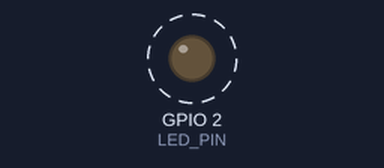
Recording of a sketch running on a simulated ESP32. On the bench: output pins drawn as LEDs (lit = HIGH). Dashed ring = blinking. Nothing arrives over Bluetooth unless stated; a phone connects over Bluetooth LE 3 s after start; what the sketch prints to the serial monitor is not drawn.

Above: at 0.16 s.
Timing chart, 0 to 3.0 s (numbered marks = the images above):
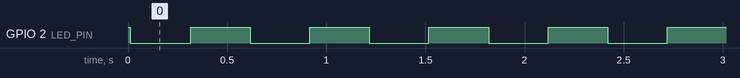

Measured:
- by itself, GPIO 2 (LED_PIN): alternates HIGH for 0.30 s and LOW for 0.30 s

The sketch:

esp32_beacon.ino
```cpp
/*
 * ============================================================================
 * PROJETO PONTO CERTO - FACI WYDEN (Belém/PA)
 * Disciplina: Aplic. de Cloud, IoT e Indústria 4.0 em Python
 * Prof. Msc. Jeffson Celeiro Sousa
 *
 * Firmware IoT para ESP32 (ESP32-D0WDQ6)
 * Beacon Bluetooth Low Energy (BLE) com Potência Estabilizada (+9 dBm)
 * ============================================================================
 */

#include <Arduino.h>
#include <BLEDevice.h>
#include <BLEServer.h>
#include <BLEUtils.h>
#include <BLE2902.h>
#include <esp_bt.h>
#include <esp_gap_ble_api.h>

#define LED_PIN 2

#define SERVICE_UUID           "6E400001-B5A3-F393-E0A9-E50E24DCCA9E"
#define CHARACTERISTIC_UUID_RX "6E400002-B5A3-F393-E0A9-E50E24DCCA9E"
#define CHARACTERISTIC_UUID_TX "6E400003-B5A3-F393-E0A9-E50E24DCCA9E"

// Estado atual do Ônibus / Terminal simulado pelo ESP32
String busType     = "URBAN";
String busCode     = "639";
String busName     = "Arsenal / Pres. Vargas";
String busCorridor = "Rua dos Mundurucus / Av. Nazaré / Ver-o-Peso";

BLEServer *pServer = NULL;
BLECharacteristic *pTxCharacteristic = NULL;
bool deviceConnected = false;
bool oldDeviceConnected = false;
unsigned long lastLedToggleMs = 0;
bool ledState = false;

void updateAdvertisingPayload() {
  BLEAdvertising *pAdvertising = BLEDevice::getAdvertising();
  pAdvertising->stop();

  BLEAdvertisementData advData;
  advData.setFlags(0x06); // General Discoverable Mode
  advData.setName("PontoCerto_ESP32");

  // Codifica os dados da linha no campo Manufacturer Data
  String mfg = busType + "|" + busCode + "|" + busName + "|" + busCorridor;
  advData.setManufacturerData(mfg.c_str());

  BLEAdvertisementData scanData;
  scanData.setName("PontoCerto_ESP32");
  scanData.setShortName(("PC_" + busCode).c_str());

  pAdvertising->setAdvertisementData(advData);
  pAdvertising->setScanResponseData(scanData);

  // Intervalo de transmissão acelerado (50ms a 80ms) para máxima densidade de pacotes e filtragem instantânea
  pAdvertising->setMinInterval(80);  // 50ms (80 * 0.625ms)
  pAdvertising->setMaxInterval(128); // 80ms (128 * 0.625ms)
  pAdvertising->start();

  Serial.println("[ESP32] Beacon BLE atualizado com potência máxima (+9dBm) -> " + mfg);
}

void processCommand(String line) {
  line.trim();
  if (line.length() == 0) return;

  if (line.startsWith("BUS:")) {
    String payload = line.substring(4);
    int p1 = payload.indexOf('|');
    int p2 = payload.indexOf('|', p1 + 1);
    int p3 = payload.indexOf('|', p2 + 1);

    if (p1 > 0 && p2 > p1 && p3 > p2) {
      busType     = payload.substring(0, p1);
      busCode     = payload.substring(p1 + 1, p2);
      busName     = payload.substring(p2 + 1, p3);
      busCorridor = payload.substring(p3 + 1);
      updateAdvertisingPayload();
    }
  }
}

class ServerCallbacks: public BLEServerCallbacks {
  void onConnect(BLEServer* pServer) {
    deviceConnected = true;
    Serial.println("[ESP32] Conexão GATT estabelecida.");
  }

  void onDisconnect(BLEServer* pServer) {
    deviceConnected = false;
    Serial.println("[ESP32] Conexão GATT finalizada. Beacon em transmissão contínua.");
  }
};

class RxCallbacks: public BLECharacteristicCallbacks {
  void onWrite(BLECharacteristic *pCharacteristic) {
    String rxValue = pCharacteristic->getValue().c_str();
    if (rxValue.length() > 0) {
      processCommand(rxValue);
    }
  }
};

void setup() {
  pinMode(LED_PIN, OUTPUT);
  digitalWrite(LED_PIN, HIGH);

  Serial.begin(115200);
  Serial.println("[ESP32] Inicializando Beacon BLE com potência calibrada...");

  BLEDevice::init("PontoCerto_ESP32");

  // Fixa a potência de transmissão de rádio no nível máximo (+9 dBm)
  esp_ble_tx_power_set(ESP_BLE_PWR_TYPE_ADV, ESP_PWR_LVL_P9);
  esp_ble_tx_power_set(ESP_BLE_PWR_TYPE_DEFAULT, ESP_PWR_LVL_P9);

  pServer = BLEDevice::createServer();
  pServer->setCallbacks(new ServerCallbacks());

  BLEService *pService = pServer->createService(SERVICE_UUID);

  pTxCharacteristic = pService->createCharacteristic(
                        CHARACTERISTIC_UUID_TX,
                        BLECharacteristic::PROPERTY_NOTIFY
                      );
  pTxCharacteristic->addDescriptor(new BLE2902());

  BLECharacteristic *pRxCharacteristic = pService->createCharacteristic(
                                           CHARACTERISTIC_UUID_RX,
                                           BLECharacteristic::PROPERTY_WRITE |
                                           BLECharacteristic::PROPERTY_WRITE_NR
                                         );
  pRxCharacteristic->setCallbacks(new RxCallbacks());

  pService->start();

  // Inicia o Beacon contínuo
  updateAdvertisingPayload();

  digitalWrite(LED_PIN, LOW);
  Serial.println("[ESP32] Transmissão contínua a +9 dBm pronta!");
}

void loop() {
  if (!deviceConnected && oldDeviceConnected) {
    delay(200);
    BLEDevice::getAdvertising()->start();
    oldDeviceConnected = deviceConnected;
  }
  if (deviceConnected && !oldDeviceConnected) {
    oldDeviceConnected = deviceConnected;
  }

  // Pisca o LED da placa a cada 300ms indicando que o rádio está transmitindo
  unsigned long now = millis();
  if (now - lastLedToggleMs >= 300) {
    lastLedToggleMs = now;
    ledState = !ledState;
    digitalWrite(LED_PIN, ledState ? HIGH : LOW);
  }

  delay(50);
}
```
